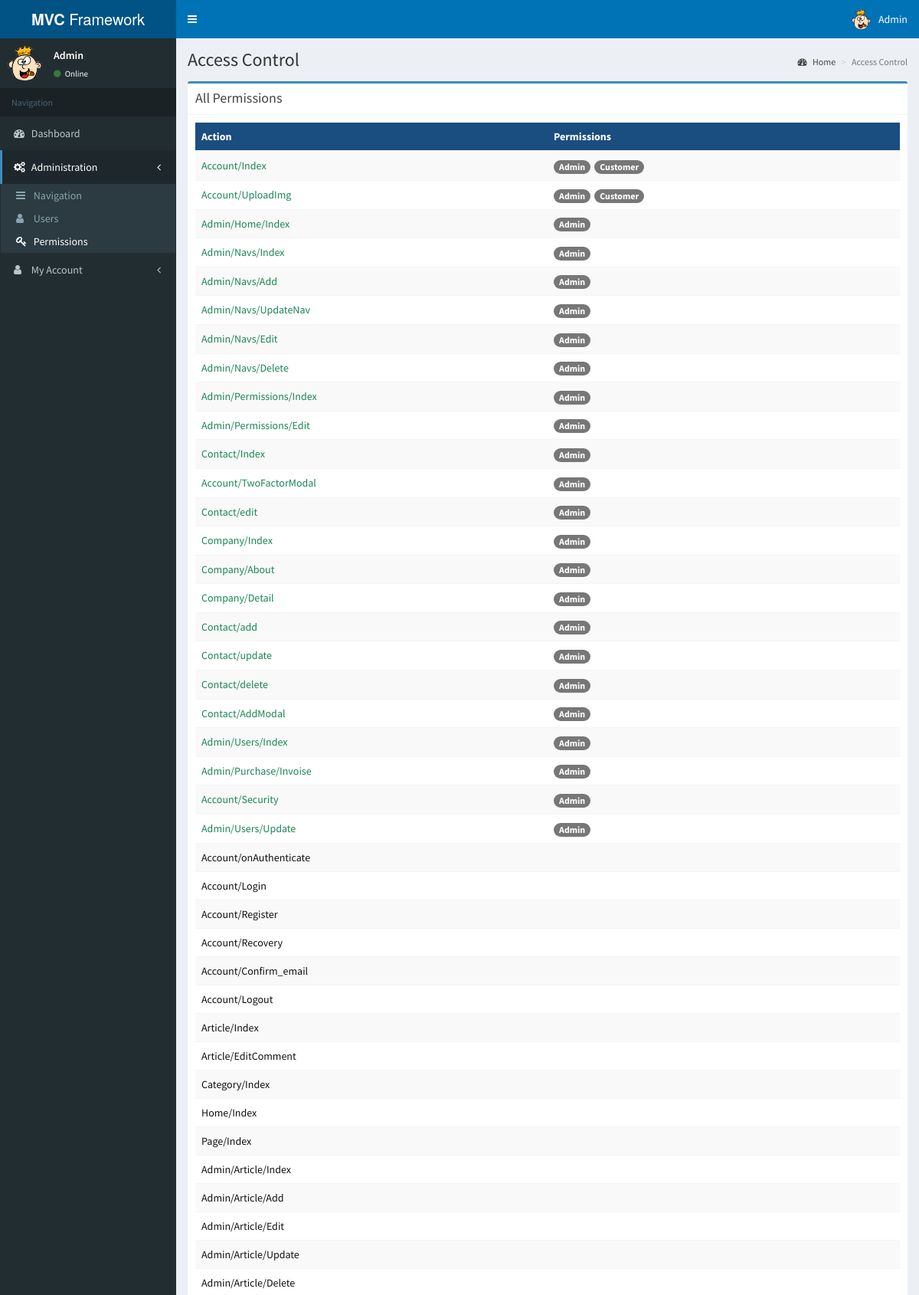
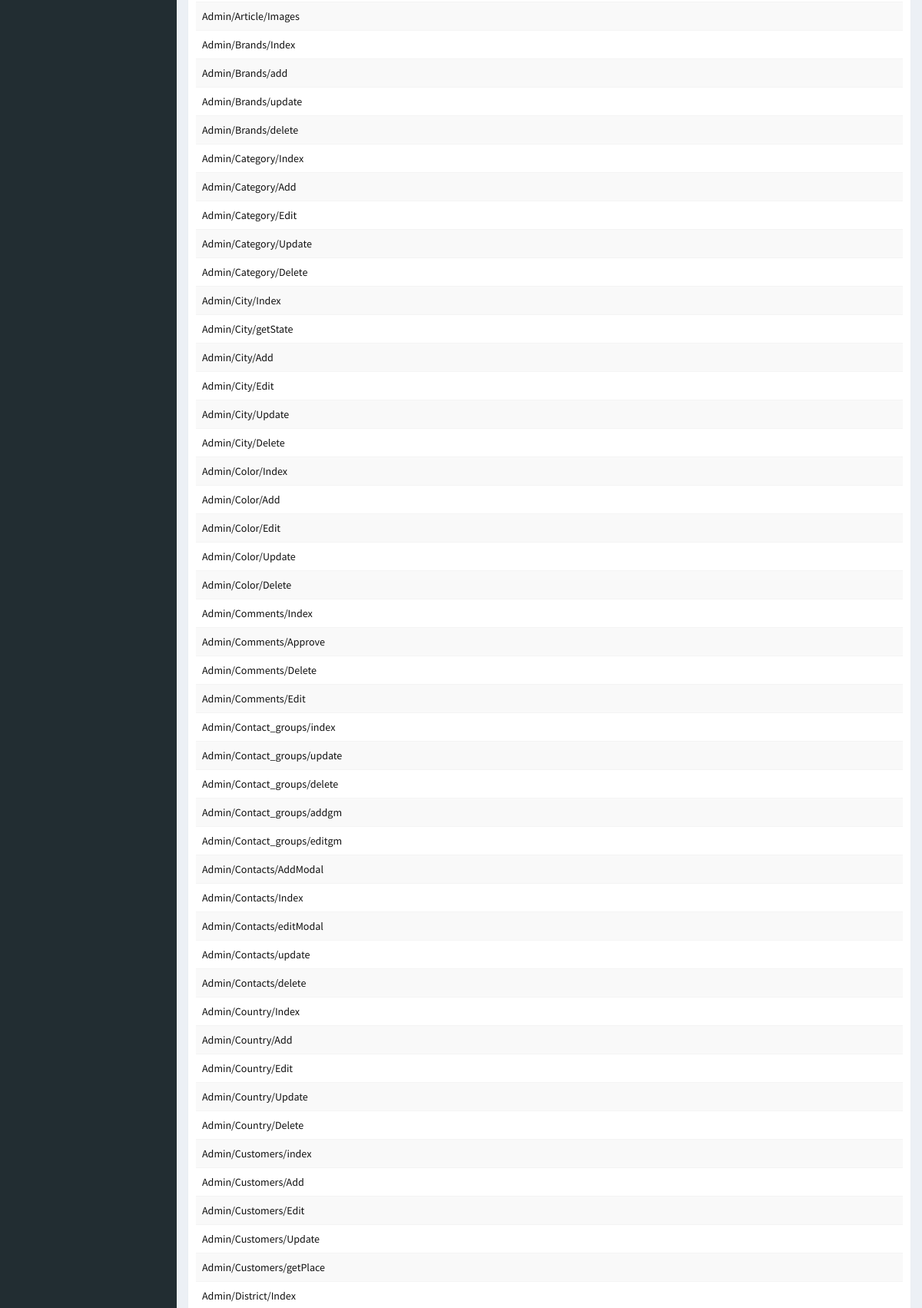
Page /admin/permissions/ (signed in, upper part) on the committed database (2 pictures, top to bottom).
### tables this page shows
CREATE TABLE `navigation` (
  `id` int(100) UNSIGNED NOT NULL,
  `nav_name` varchar(100) NOT NULL,
  `nav_path` varchar(200) NOT NULL,
  `parent_id` int(100) NOT NULL DEFAULT 0,
  `nav_icon` varchar(50) NOT NULL DEFAULT 'fa fa-circle-o',
  `sort` int(3) NOT NULL DEFAULT 0
);

CREATE TABLE `permission` (
  `id` int(10) UNSIGNED NOT NULL,
  `action` text NOT NULL
);

### application/controllers/Admin/Permissions.php (called while the page is built, shortened)
<?php
class Permissions extends Controller
{
 public function __construct()
 {
  $this->model = $this->loadModel('Permissions');
 }
 public function Index()
 {
  $db_navs = $this->model->getAll();
  $db_permissions = $this->model->getPermissions();
  $db_groups = $this->model->getGroups();
  $permissions = [];
  $groups = array_combine(
   array_column($db_groups, 'id'),
   array_column($db_groups, 'group_name')
  );
  if (!empty($db_navs)) {
   foreach ($db_navs as $nav) {
    $permissions[$nav['id']] = $nav;
   }
  }
  if ($db_permissions) {
   foreach ($db_permissions as $p) {
    $permissions[$p['permission_id']]['pid'][] = $p['group_id'];
   }
  }
  $db_paths = array_column($permissions, 'action');
  $scanned_paths = $this->scanPath();
  $nav_paths = array_diff($scanned_paths, $db_paths);
  $paths = [];
  foreach ($nav_paths as $path) {
   $paths[] = [
    'action' => $path,
    'pid'    => []
   ];
  }
  $navs = array_merge($permissions, $paths);
  $data = [
   'view_type'  => 'view',
   'page_title' => 'Access Control',
   'groups'     => $groups,
   'paths'      => $navs
  ];
  $this->view('Permissions', $data);
 }
 private function scanPath()
 {
  $path = [];
  $controllers = glob(APP_PATH . 'controllers/' . '*.php');
  $secs = json_decode(file_get_contents(APP_PATH . "config/section.json"), true);
  foreach ($secs as $sec) {
   $controllers = array_merge($controllers, glob(APP_PATH . 'controllers/' . ucfirst($sec) . '/*.php'));
  }
  foreach ($controllers as $file) {
   $name = str_replace(APP_PATH . 'controllers/', "", pathinfo($file, PATHINFO_DIRNAME) . '/' . pathinfo($file, PATHINFO_FILENAME));
   $arr = file($file);
   foreach ($arr as $line) {
    if (preg_match('/public function ([_A-Za-z0-9]+)/', $line, $regs)) {
     if ($regs[1] != '__construct') {
      $path[] = $name . '/' . $regs[1];
     }
    }
   }
  }
  return $path;
 }
}

### framework/core/Framework.php (called while the page is built, shortened)
<?php
    class Framework
    {
        private static $currentController = 'Home';
        private static $currentMethod = 'Index';
        private static $currentParams = [];
        public static function run()
        {
            self::dispatch();
        }
        private static function autoload()
        {
            require FRAMEWORK_PATH . 'core/Controller.php';
            require FRAMEWORK_PATH . 'core/Database.php';
        }
        private static function dispatch()
        {
            $URL = ltrim($_SERVER['REQUEST_URI'], "index.php");
            $URL = explode('/', rtrim(ltrim($URL, "/"), "/"));
            $app_section = json_decode(file_get_contents(APP_PATH . "config/section.json"), true);
            if (in_array($URL[0], $app_section)) {
                unset($URL[0]);
                $actual_url = implode("/", $URL);
                $URL = explode('/', $actual_url);
            } else {
                define("APP_SECTION", "");
            }
            if ( ! empty($URL[0])) {
                if (file_exists(CONTROLLER_PATH . APP_SECTION . ucfirst($URL[0]) . '.php')) {
                    self::$currentController = ucfirst($URL[0]);
                    unset($URL[0]);
                } else {
                    include(VIEW_PATH . '_common/404.php');
                    exit();
                }
            }
            self::$currentController = new self::$currentController;
            self::$currentParams = $URL ? array_values($URL) : [];
            call_user_func_array([self::$currentController, self::$currentMethod],
                self::$currentParams);
        }
    }

### index.php (called while the page is built)
<?php
require "framework/core/Framework.php";
Framework::run();

### framework/core/Database.php (called while the page is built, shortened)
<?php
class Database{
    protected $connection;
    protected $query;
    public function __construct() {
        $this->connection = new mysqli(DB_HOST, DB_USER, DB_PASS, DB_NAME);
        $this->connection->set_charset('utf8');
    }
    public function query($query) {
        if ($this->query = $this->connection->prepare($query)) {
            if (func_num_args() > 1) {
                $x = func_get_args();
                $args = array_slice($x, 1);
                $types = '';
                $args_ref = array();
                foreach ($args as $k => &$arg) {
                    if (is_array($args[$k])) {
                        foreach ($args[$k] as $j => &$a) {
                            $types .= $this->_gettype($args[$k][$j]);
                            $args_ref[] = &$a;
                        }
                    } else {
                        $types .= $this->_gettype($args[$k]);
                        $args_ref[] = &$arg;
                    }
                }
                array_unshift($args_ref, $types);
                call_user_func_array(array($this->query, 'bind_param'), $args_ref);
            }
            $this->query->execute();
        } else {
            die('Unable to prepare statement (check your syntax) - ' . $this->connection->error);
        }
        return $this;
    }
    public function fetchAll() {
        $params = array();
        $meta = $this->query->result_metadata();
        while ($field = $meta->fetch_field()) {
            $params[] = &$row[$field->name];
        }
        call_user_func_array(array($this->query, 'bind_result'), $params);
        $result = array();
        while ($this->query->fetch()) {
            $r = array();
            foreach ($row as $key => $val) {
                $r[$key] = $val;
            }
            $result[] = $r;
        }
        return $result;
    }
    public function numRows() {
        $this->query->store_result();
        return $this->query->num_rows;
    }
    private function _gettype($var) {
        if(is_string($var)) return 's';
        if(is_int($var)) return 'i';
        return 'b';
    }
}
?>

### application/models/Admin/Permissions.php (called while the page is built, shortened)
<?php
    class PermissionsModel {
        public function __construct()
        {
            $this->db = new Database;
        }
        public function getAll()
        {
            $navs = $this->db->query("SELECT * FROM `permission`");
            if ($navs->numRows() > 0) {
                return $navs->fetchAll();
            }
            return false;
        }
    }

### application/views/Admin/Permissions.php (the view, shortened to what this page needs)
<?php include_once(VIEW_PATH . '_common/header.php'); ?>
<?php if ($data['view_type'] == 'view') : ?>
 <div class="wrapper">
  <?php include_once(VIEW_PATH . '_common/admin_top.php'); ?>
  <?php include_once(VIEW_PATH . '_common/navigation.php'); ?>
  <div class="content-wrapper">
   <section class="content-header">
    <h1>
     <?= $data['page_title']; ?>
    </h1>
    <ol class="breadcrumb">
     <li><a href="/admin/"><i class="fa fa-dashboard"></i> Home</a></li>
     <li class="active"><?= $data['page_title']; ?></li>
    </ol>
   </section>
   <section class="content">
    <div class="row">
     <div class="col-md-12">
      <div class="box box-primary">
       <div class="box-header with-border">
        <h3 class="box-title bn">All Permissions</h3>
       </div>
       <div class="box-body">
        <div class="table-responsive">
         <table class="table table-striped table-inverse table-responsive">
          <?php
          if (count($data['paths']) < 1) : ?>
           <td colspan="15" class="notdata">No data found</td>
          <?php else : ?>
           <thead class="thead-inverse">
            <tr>
             <th style="width: 50%">Action</th>
             <th style="width: 50%">Permissions</th>
            </tr>
           </thead>
           <tbody>
            <?php
            foreach ($data['paths'] as $nav) {
             echo "
                                            <tr>
                                                <td><a data-target='#myModal' data-toggle='modal' href='/admin/permissions/edit/" . urlencode($nav["action"]) . "'
                                                class='" . (isset($nav['id']) ? 'text-green' : 'text-black') . "' >$nav[action]</a></td><td>";
             if (!empty($nav['pid'])) {
              foreach ($nav['pid'] as $pid) {
               echo "<span class='badge nav_group' style='margin-right: 5px;'>{$data['groups'][$pid]}</span>";
              }
             }
            }
            ?>
           <?php endif; ?>
           </tbody>
         </table>
        </div>
       </div>
      </div>
     </div>
    </div>
   </section>
  </div>
  <?php include_once(VIEW_PATH . '_common/footer.php'); ?>
 <?php endif; ?>
 <link rel="stylesheet" href="<?= APP_URL ?>/public/css/icheck_blue.css">

### application/views/_common/navigation.php (shortened to what this page needs)
<aside class="main-sidebar ">
    <section class="sidebar">
        <div class="user-panel ">
           <div class="pull-left image">
              <img src="<?=($_SESSION['avatar'] ? APP_URL . '/public/images/user_img/' . $_SESSION['avatar'] : APP_URL . '/public/images/no-profile.jpg');?>" class="img-circle" alt="User Image">
            </div>
            <div class="pull-left info">
              <p><?=$_SESSION['name'];?></p>
              <a href="#"><i class="fa fa-circle text-success"></i> Online</a>
            </div>
        </div>
		<ul class="sidebar-menu tree" data-widget="tree">
		<li class="header">Navigation</li>
        <?php
            $db = new Database();
            $menus = $db->query("SELECT m.* FROM navigation AS m JOIN nav_permission AS p ON p.nav_id=m.id WHERE p.group_id IN (SELECT group_id FROM user_group_relation WHERE user_id=?) ORDER BY m.sort,m.id", $_SESSION['userid'])->fetchAll();
            $menu_items = array();
            foreach ($menus as $menu) {
                $menu_items[$menu['parent_id']][] = $menu;
            }
            getMenu($menu_items, 0, false);
            function getMenu($menu_items, $key, $sub = false)
            {
                echo ($sub ? '<ul class="treeview-menu">' : '');
                foreach ($menu_items[$key] as $item) {
                    $li_class = (isset($menu_items[$item['id']]) ? 'treeview' : '');
                    $li_class .= ($item['nav_path'] == CUR_REQUEST_PATH ? ' active' : '');
                    if (isset($menu_items[$item['id']])) {
                        if (in_array(CUR_REQUEST_PATH, array_column($menu_items[$item['id']], 'nav_path'))) {
                            $li_class .= ' active';
                        }
                    }
                    $li_pull_icon = (isset($menu_items[$item['id']]) ? '<span class="pull-right-container"><i class="fa fa-angle-left pull-right"></i></span>' : '');
                    if (stripos($item['nav_path'], "/Index") !== false) {
                        $link = '/' . rtrim(strtolower($item['nav_path']), "index");
                    } else {
                        $link = '/' . strtolower($item['nav_path']);
                    }
                    echo '<li class="' . $li_class . '"> <a href="' . $link . '"> <i class="' . $item['nav_icon'] . '"></i> <span>' . $item['nav_name'] . '</span>' . $li_pull_icon . '</a>';
                    if (isset($menu_items[$item['id']])) {
                        getMenu($menu_items, $item['id'], true);
                    }
                    echo '</li>';
                }
                echo ($sub ? '</ul>' : '');
            }
        ?>
		</ul>
    </section>
</aside>

### public/css/custom.css (style rules this page uses)
table>thead { background-color: #1a4d80 !important; }
table>thead>tr>th { text-align: left; color: white !important; }

### application/views/Admin/Permissions.php (style rules this page uses)
.text-green { color: #198754 !important; }

### rows in the picture
navigation: nav_name "Dashboard"
navigation: nav_name "Administration"
navigation: nav_name "Navigation"
navigation: nav_name "Users"
navigation: nav_name "Permissions"
navigation: nav_name "My Account"
permission: action "Account/Index", groups "Admin", groups "Customer"
permission: action "Account/UploadImg", groups "Admin", groups "Customer"
permission: action "Admin/Home/Index", groups "Admin"
permission: action "Admin/Navs/Index", groups "Admin"
permission: action "Admin/Navs/Add", groups "Admin"
permission: action "Admin/Navs/UpdateNav", groups "Admin"
permission: action "Admin/Navs/Edit", groups "Admin"
permission: action "Admin/Navs/Delete", groups "Admin"
permission: action "Admin/Permissions/Edit", groups "Admin"
permission: action "Contact/Index", groups "Admin"
permission: action "Account/TwoFactorModal", groups "Admin"
permission: action "Contact/edit", groups "Admin"
permission: action "Company/Index", groups "Admin"
permission: action "Company/About", groups "Admin"
permission: action "Company/Detail", groups "Admin"
permission: action "Contact/add", groups "Admin"
permission: action "Contact/update", groups "Admin"
permission: action "Contact/delete", groups "Admin"
permission: action "Contact/AddModal", groups "Admin"
permission: action "Admin/Users/Index", groups "Admin"
permission: action "Admin/Purchase/Invoise", groups "Admin"
permission: action "Account/Security", groups "Admin"
permission: action "Admin/Users/Update", groups "Admin"

### other values in the picture
$_SESSION['name'] "Admin"
$data['page_title'] "Access Control"
$nav[action] "Admin/Permissions/Index"
$data['groups'][$pid] "Admin"
$nav[action] "Account/onAuthenticate"
$nav[action] "Account/Login"
$nav[action] "Account/Register"
$nav[action] "Account/Recovery"
$nav[action] "Account/Confirm_email"
$nav[action] "Account/Logout"
$nav[action] "Article/Index"
$nav[action] "Article/EditComment"
$nav[action] "Category/Index"
$nav[action] "Home/Index"
$nav[action] "Page/Index"
